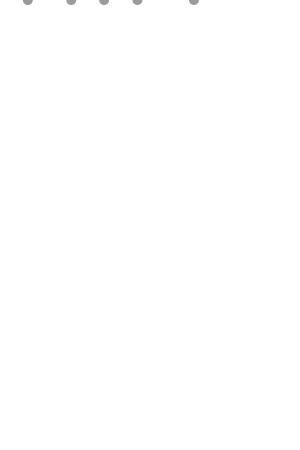
Frame 1 (no input)
Frame 60 (the mouse pressed at the canvas centre just before this capture): identical to frame 1, image omitted
Frame 120 (the mouse held since frame 60 and released just before this capture): identical to frame 1, image omitted

The Processing sketch that drew this single still picture (run headless with seeded random() and noise(); from frame 60 on, the mouse is pressed at the canvas centre):

// Processing sketch: SoundGame
// ── SoundGame.pde
ArrayList<Rail> poop = new ArrayList();
ArrayList<Drop> rain = new ArrayList();
int xt, yt, xmt, ymt;
boolean mouseUp, mouseDown;
void setup() {
  size(300, 450);
  rain();
}

void draw() {
  background(-1);
  if (mouseDown) {
    xmt = mouseX;
    ymt = mouseY;
    stroke(0);
    line(xt, yt, xmt, ymt);
  } 
  boolean hit = false;
  for (int j=0; j<rain.size (); j++) {
    Drop D = rain.get(j);
    for (int i=0; i<poop.size (); i++) {
      Rail R = poop.get(i);
    }
  }

  for (int k=0; k<poop.size (); k++) {
    Rail R = poop.get(k);
    for (int j=0; j<rain.size (); j++) {
      Drop D = rain.get(j);
      hit = detectCollision(D.loc, R.p1, R.p2, D.r);
      if (hit)D.update(true);
      else D.update(false);
      if (D.loc.y>height) {
        rain.remove(j);
        rain.add(new Drop(random(0, width), 0));
      }
    }
  }


  for (int i=0; i<poop.size (); i++) {
    Rail R = poop.get(i);
    R.show();
  }

  for (int i=0; i<rain.size (); i++) {
    Drop D = rain.get(i);
    D.show();
  }
}

void mousePressed() {
  xt = mouseX;
  yt = mouseY;
}
void mouseDragged() {
  mouseDown = true;
}

void mouseReleased() {
  Rail K = new Rail(xt, yt, xmt, ymt);
  poop.add(K);
  mouseDown = false;
}

void rain() {
  for (int i=0; i<5; i++) {
    rain.add(new Drop(random(0, width), 0));
  }
}


// ── Drop_class.pde
class Drop {
  float r;
  PVector loc, vel, gravity;
  Drop(float x, float y) {
    loc = new PVector(x, y);
    r = 5;
    gravity = new PVector(0, 0.5);
    vel = new PVector(random(0.05), random(0.05));
  }
  void show() {
    noStroke();
    fill(0, 100);
    ellipse(loc.x, loc.y, 2*r, 2*r);
  }
  void check() {
  }
  void update(boolean hit) {
    if (hit) vel.mult(-1);
    else vel.mult(1);
    vel.add(gravity);
    loc.add(vel);
  }
}


// ── Rail_class.pde
class Rail {
  PVector p1, p2;
  Rail(int x, int y, int xm, int ym) {
    p1 = new PVector(x, y);
    p2 = new PVector(xm, ym);
  }
  void show() {
    stroke(0);
    line(p1.x, p1.y, p2.x, p2.y);
  }
}


// ── collision_detection.pde
boolean detectCollision(PVector c, PVector p1, PVector p2, float rr) {
  float  dist = PVector.dist(c, p1);
  float ang = angle(p1, p2, c);
  dist = dist*cos((ang<PI/2)?ang:PI+ang);
  PVector d = calculate(p2, p1, dist);
  boolean touch = collison(d.x, d.y, c.x, c.y, rr);
  if (!touch)return false;
  else return true;
}

float angle(PVector pp1, PVector pp2, PVector mm) { // calculate an angle between two lines p1-->m & p1-->p2
  float m2 = (pp2.y-pp1.y)/(pp2.x-pp1.x);
  float m1 = (mm.y-pp1.y)/(mm.x-pp1.x); 
  float ang  = abs((m2-m1)/(1+m2*m1));
  return ang;
}

PVector calculate(PVector p, PVector q, float dist) { // calculate a point on a line at a distance "dist"
  PVector v = PVector.sub(p, q);
  float vnorm = 1/v.mag();
  PVector u = PVector.mult(v, vnorm);
  u.mult(dist);
  PVector t = PVector.add(q, u);
  return t;
}

boolean collison(float x, float y, float h, float k, float R) { // check if the point lying on the circle or not
  int dr = (int)sqrt(sq(x-h)+sq(y-k));
  if (dr<R)return true;
  else return false;
}
